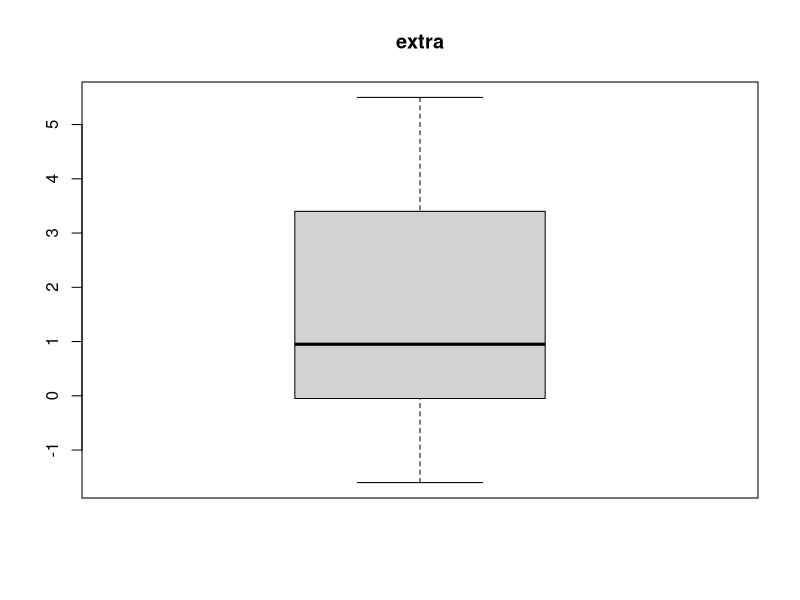
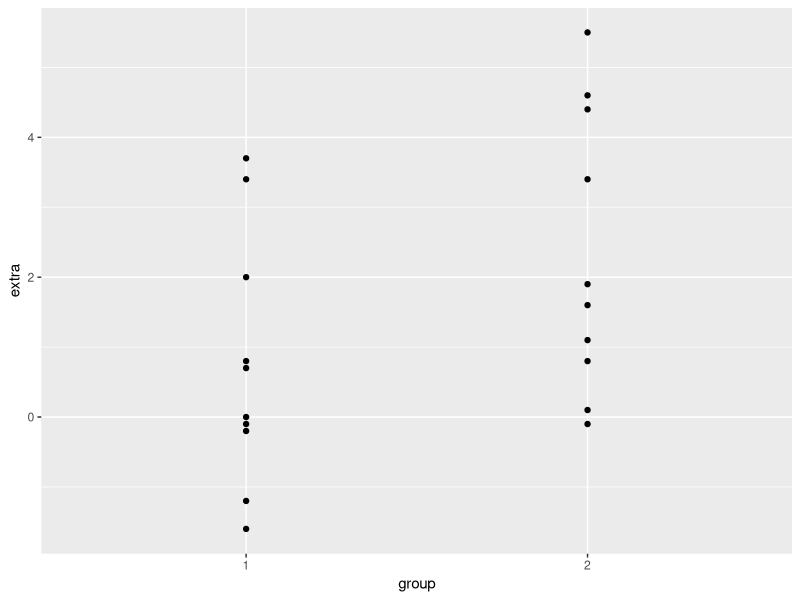
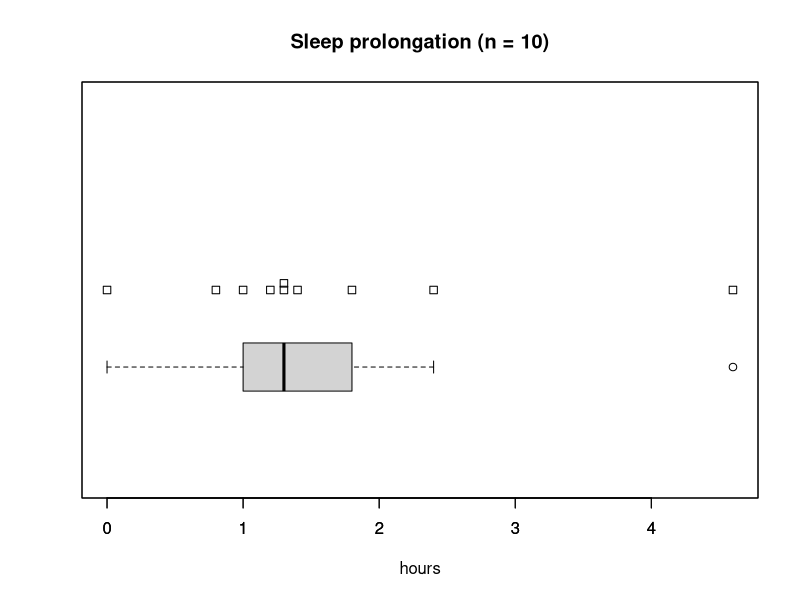

Source code (R) for these figures, in order:
library(ggplot2)

data()
data(sleep)

summary(sleep)
str(sleep)
head(sleep,10)

df <- data.frame(sleep["ID"],sleep["extra"],sleep["group"])
head(df)

par(mfrow=c(1,1))
boxplot(df["extra"], main=names(df["extra"]))

ggplot(df) +
  geom_point(aes(x=group, y=extra))


############### Example Analysis ####################################

require(stats)
## Student's paired t-test
with(sleep,
     t.test(extra[group == 1],
            extra[group == 2], paired = TRUE))

## The sleep *prolongations*
sleep1 <- with(sleep, extra[group == 2] - extra[group == 1])
summary(sleep1)
stripchart(sleep1, method = "stack", xlab = "hours",
           main = "Sleep prolongation (n = 10)")
boxplot(sleep1, horizontal = TRUE, add = TRUE,
        at = .6, pars = list(boxwex = 0.5, staplewex = 0.25))
